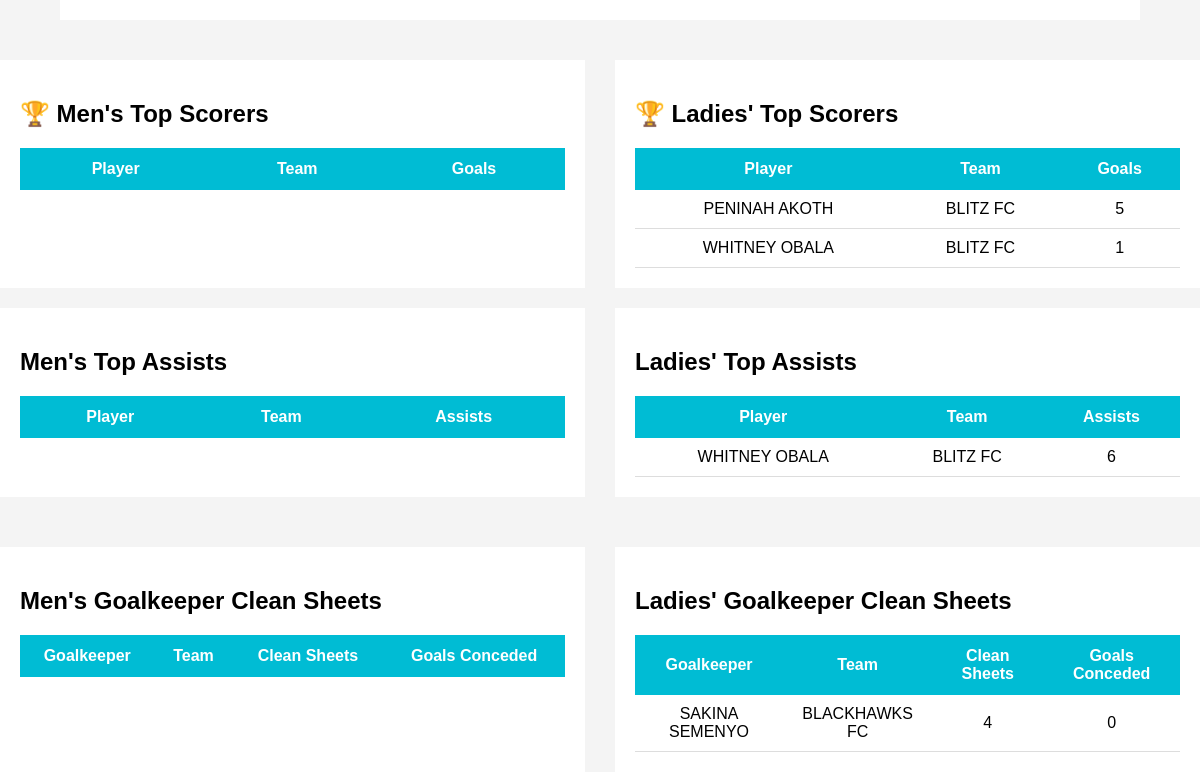
The app's page / (lower part), older data.
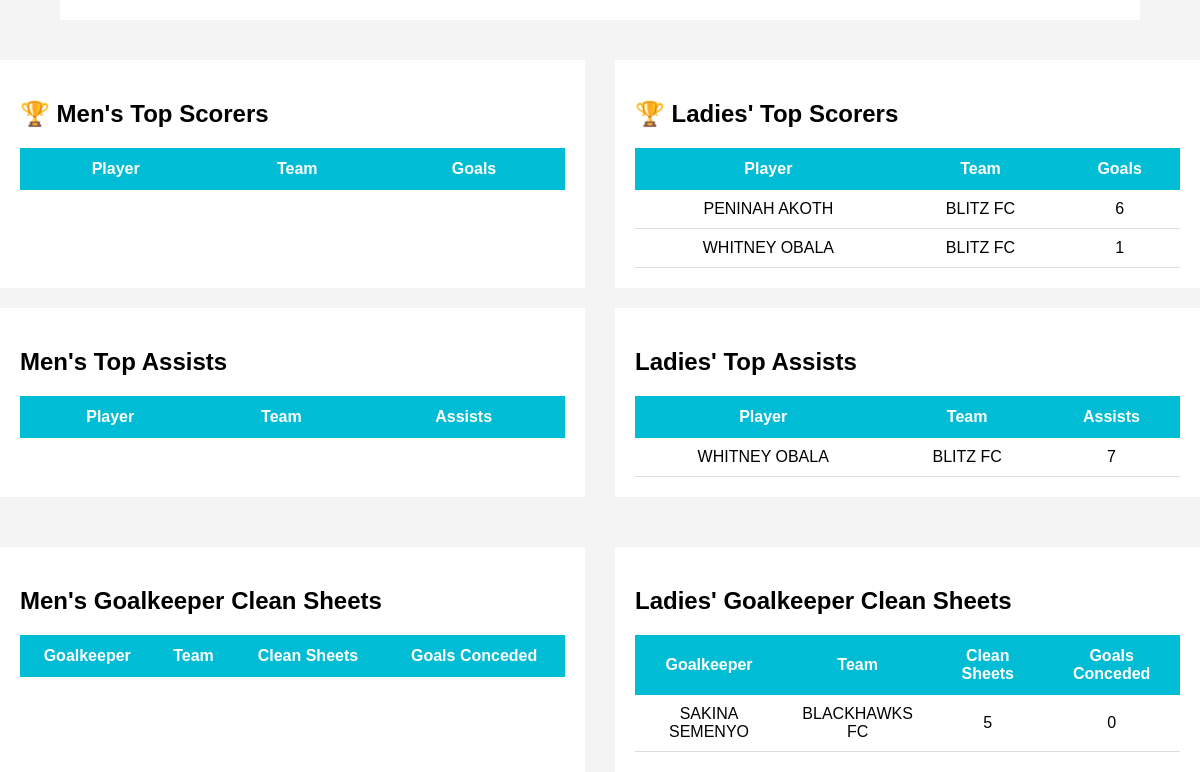
The same page, newer data.
### players/models.py (models this page shows, shortened)
class Player(models.Model):
    player_name = models.CharField(max_length=100)
    school_id = models.CharField(max_length=50)
    age = models.IntegerField(default=18)
    jersey_number = models.IntegerField(default=0)
    phone_number = models.CharField(
        max_length=15,
        blank=True,
        null=True
    )
    POSITION_CHOICES = (
        ('Goalkeeper', 'Goalkeeper'),
        ('Defender', 'Defender'),
        ('Midfielder', 'Midfielder'),
        ('Forward', 'Forward'),
    )
    position = models.CharField(
        max_length=20,
        choices=POSITION_CHOICES,
        default='Defender'
    )
    goals = models.IntegerField(default=0)
    assists = models.IntegerField(default=0)
    clean_sheets = models.IntegerField(default=0)
    goal_conceded = models.IntegerField(default=0)
    yellow_cards = models.IntegerField(default=0)
    red_cards = models.IntegerField(default=0)
    is_suspended = models.BooleanField(default=False)
    suspension_matches = models.IntegerField(default=0)
    team = models.ForeignKey(
        'teams.Team',
        on_delete=models.CASCADE,
        related_name='players'
    )

### teams/models.py (models this page shows)
class Team(models.Model):
    CATEGORY_CHOICES = (
        ('Men', 'Men'),
        ('Ladies', 'Ladies'),
    )
    name = models.CharField(max_length=100)
    coach = models.ForeignKey(
    settings.AUTH_USER_MODEL,
    on_delete=models.SET_NULL,
    null=True,
    blank=True,
    limit_choices_to={'role': 'coach'}
)
    phone_number = models.CharField(
        max_length=15,
        blank=True,
        null=True
    )
    category = models.CharField(
        max_length=10,
        choices=CATEGORY_CHOICES,
        default='Men'
    )
    played = models.IntegerField(default=0)
    wins = models.IntegerField(default=0)
    draws = models.IntegerField(default=0)
    losses = models.IntegerField(default=0)
    goals_scored = models.IntegerField(default=0)
    goals_conceded = models.IntegerField(default=0)
    goal_difference = models.IntegerField(default=0)
    points = models.IntegerField(default=0)
    def __str__(self):
        return self.name

### teams/views.py (the view)
# urls.py: path('', views.home, name='home'),
def home(request):
    men_teams = Team.objects.filter(
        category='Men'
    ).order_by(
        '-points',
        '-goal_difference',
        '-goals_scored'
    )
    ladies_teams = Team.objects.filter(
        category='Ladies'
    ).order_by(
        '-points',
        '-goal_difference',
        '-goals_scored'
    )
    matches = Match.objects.all().order_by('-match_date')[:6]
    fixtures = Match.objects.filter(
        status='Pending'
    ).order_by('match_date')[:6]
    men_top_scorers = Player.objects.filter(
        team__category='Men',
        goals__gt=0
    ).order_by('-goals')[:5]
    ladies_top_scorers = Player.objects.filter(
        team__category='Ladies',
        goals__gt=0
    ).order_by('-goals')[:5]
    men_top_assists = Player.objects.filter(
        team__category='Men',
        assists__gt=0
    ).order_by('-assists')[:5]
    ladies_top_assists = Player.objects.filter(
        team__category='Ladies',
        assists__gt=0
    ).order_by('-assists')[:5]
    men_clean_sheets = Player.objects.filter(
        team__category='Men',
        position='Goalkeeper'
    ).order_by(
        '-clean_sheets',
        'goal_conceded'
    )[:5]
    ladies_clean_sheets = Player.objects.filter(
        team__category='Ladies',
        position='Goalkeeper'
    ).order_by(
        '-clean_sheets',
        'goal_conceded'
    )[:5]
    announcements = Announcement.objects.filter(
        audience='all'
    ).order_by('-created_at')
    context = {
        'men_teams': men_teams,
        'ladies_teams': ladies_teams,
        'matches': matches,
        'fixtures': fixtures,
        'men_top_scorers': men_top_scorers,
        'ladies_top_scorers': ladies_top_scorers,
        'men_top_assists': men_top_assists,
        'ladies_top_assists': ladies_top_assists,
        'men_clean_sheets': men_clean_sheets,
        'ladies_clean_sheets': ladies_clean_sheets,
        'announcements': announcements,
    }
    return render(request, 'core/home.html', context)

### notifications/context_processors.py (called while the page is built)
def admin_notifications(request):
    return {
        'unread_notifications':
        AdminNotification.objects.filter(
            is_read=False
        ).count()
    }

### users/models.py (called while the page is built)
    def __str__(self):
        return self.username

### templates/core/home.html (shortened to what this page needs)
<!DOCTYPE html>
<html>
<head>
</head>
<body>
<div class="container">
    <div class="section">
    </div>
</div>
</body>
</html>
<div style="display:flex; gap:30px; flex-wrap:wrap;">
    <div class="section" style="flex:1; min-width:450px;">
    <h2>🏆 Men's Top Scorers</h2>
    <table>
        <tr>
            <th>Player</th>
            <th>Team</th>
            <th>Goals</th>
        </tr>
    </table>
</div>
<div class="section" style="flex:1; min-width:450px;">
    <h2>🏆 Ladies' Top Scorers</h2>
    <table>
        <tr>
            <th>Player</th>
            <th>Team</th>
            <th>Goals</th>
        </tr>
        {% for player in ladies_top_scorers %}
        <tr>
            <td>{{ player.player_name }}</td>
            <td>{{player.team}}</td>
            <td>{{ player.goals }}</td>
        </tr>
        {% endfor %}
    </table>
</div>
</div>
<div style="display:flex; gap:30px; flex-wrap:wrap;">
    <div class="section" style="flex:1; min-width:450px;">
        <h2>Men's Top Assists</h2>
    <table>
        <tr>
            <th>Player</th>
            <th>Team</th>
            <th>Assists</th>
        </tr>
    </table>
</div>
<div class="section" style="flex:1; min-width:450px;">
        <h2>Ladies' Top Assists</h2>
    <table>
        <tr>
            <th>Player</th>
            <th>Team</th>
            <th>Assists</th>
        </tr>
        {% for player in ladies_top_assists %}
        <tr>
            <td>{{ player.player_name }}</td>
            <td>{{ player.team }}</td>
            <td>{{ player.assists }}</td>
        </tr>
        {% endfor %}
    </table>
</div>
<div class="section" style="flex:1; min-width:450px;">
    <h2>Men's Goalkeeper Clean Sheets</h2>
    <table>
        <tr>
            <th>Goalkeeper</th>
            <th>Team</th>
            <th>Clean Sheets</th>
            <th>Goals Conceded</th>
        </tr>
    </table>
</div>
<div class="section" style="flex:1; min-width:450px;">
    <h2>Ladies' Goalkeeper Clean Sheets</h2>
    <table>
        <tr>
            <th>Goalkeeper</th>
            <th>Team</th>
            <th>Clean Sheets</th>
            <th>Goals Conceded</th>
        </tr>
        {% for player in ladies_clean_sheets %}
        <tr>
            <td>{{ player.player_name }}</td>
            <td>{{ player.team }}</td>
            <td>{{ player.clean_sheets }}</td>
            <td>{{ player.goal_conceded }}</td>
        </tr>
        {% endfor %}
    </table>
</div>

Row changes from the older to the newer data that the page shows:
changed Player "PENINAH AKOTH": goals "5" → "6"
changed Player "WHITNEY OBALA": assists "6" → "7"
changed Player "SAKINA SEMENYO": clean_sheets "4" → "5"
